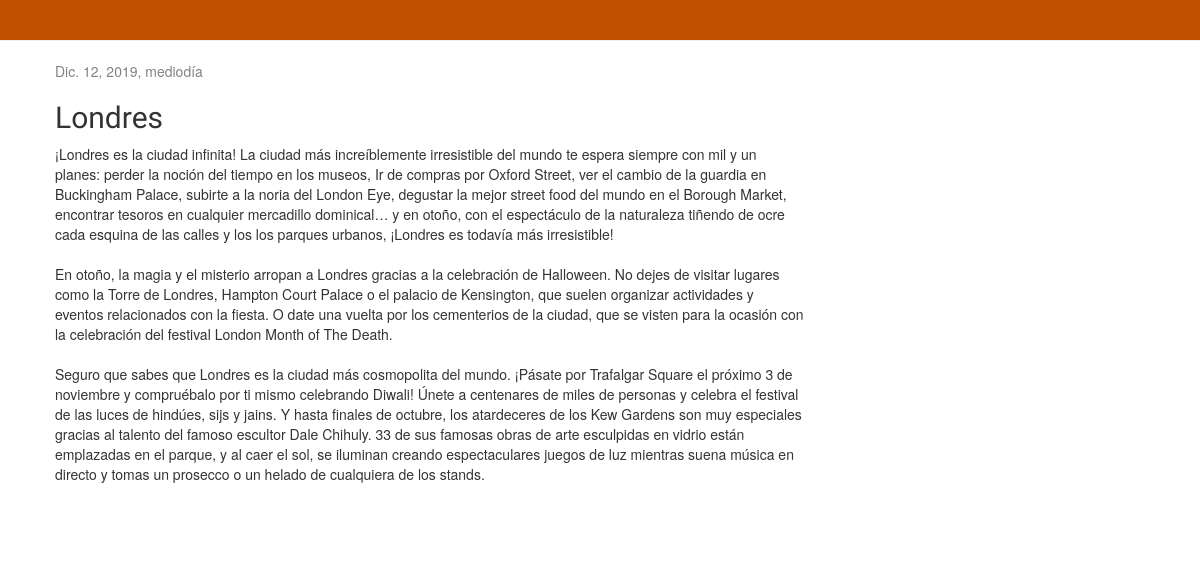
The app's page /post/1/ with its own data.
### blog/models.py (models this page shows, shortened)
class Post(models.Model):
    author = models.ForeignKey('auth.User', on_delete=models.CASCADE)
    title = models.CharField(max_length=200)
    text = models.TextField()
    created_date = models.DateTimeField(
            default=timezone.now)
    published_date = models.DateTimeField(
            blank=True, null=True)

### blog/views.py (the view)
# urls.py: path('post/<int:pk>/', views.post_detail, name='post_detail'),
def post_detail(request, pk):
    post = get_object_or_404(Post, pk=pk)
    return render(request, 'blog/post_detail.html', {'post': post})

### blog/templates/blog/post_detail.html (shortened to what this page needs)
{% extends 'blog/base.html' %}
{% block content %}
    <div class="post">
        {% if post.published_date %}
            <div class="date">
                {{ post.published_date }}
            </div>
        {% endif %}
        <h2>{{ post.title }}</h2>
        <p>{{ post.text|linebreaksbr }}</p>
    </div>
{% endblock %}

### blog/templates/blog/base.html (shortened to what this page needs)
{% load static %}
<html>
    <head>
        <link rel="stylesheet" href="//maxcdn.bootstrapcdn.com/bootstrap/3.2.0/css/bootstrap.min.css">
        <link rel="stylesheet" href="//maxcdn.bootstrapcdn.com/bootstrap/3.2.0/css/bootstrap-theme.min.css">
        <link rel="stylesheet" href="{% static 'css/blog.css' %}">
    </head>
    <body>
        <div class="page-header">
        </div>
        <div class="content container">
            <div class="row">
                <div class="col-md-8">
                    {% block content %}
                    {% endblock %}
                </div>
            </div>
        </div>
    </body>
</html>

### blog/static/css/blog.css (style rules this page uses)
.page-header { background-color: #C25100; margin-top: 0; padding: 20px 20px 20px 40px; }
.content { margin-left: 40px; }
h1, h2, h3, h4 { font-family: 'Lobster', cursive; }
.date { color: #828282; }
.post { margin-bottom: 70px; }

### records on screen
Post: published_date "Dic. 12, 2019, mediodía", title "Londres", text "¡Londres es la ciudad infinita! La ciudad más increíblemente irresistible del mundo te espera siempre con mil y un planes: perder la noción del tiempo en los museos, Ir de compras por Oxford Street, ver el cambio de la guardia en Buckingham Palace, subirte a la noria del London Eye, degustar la mejor street food del mundo en el Borough Market, encontrar tesoros en cualquier mercadillo dominical… y en otoño, con el espectáculo de la naturaleza tiñendo de ocre cada esquina de las calles y los los parques urbanos, ¡Londres es todavía más irresistible! En otoño, la magia y el misterio arropan a Londres gracias a la celebración de Halloween. No dejes de visitar lugares como la Torre de Londres,…"
